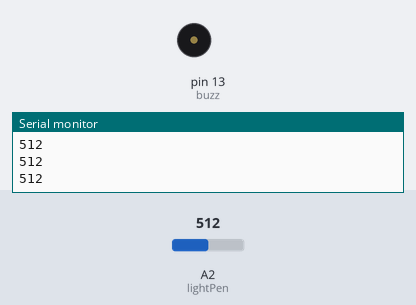
The sketch below on a simulated Arduino Uno, built with avr-gcc and run on an emulated ATmega328P. Shown: buzzer (waves = sounding, pin HIGH), the last lines printed to the serial monitor. The test bench sets the inputs (shaded band); at power-on: A2 (lightPen) = 512.

Above: at 1.2 s.
1.3 s: A2 (lightPen) set to 122
2.8 s: A2 (lightPen) set to 306
5.8 s: A2 (lightPen) set to 0
At 6.8 s:
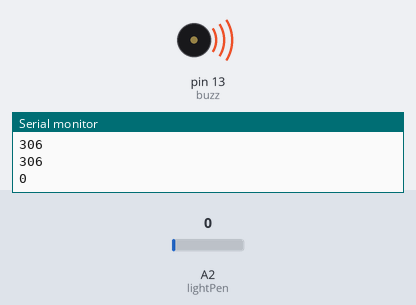
Timing chart, 0 to 8.8 s (numbered marks = the images above; inputs shaded):
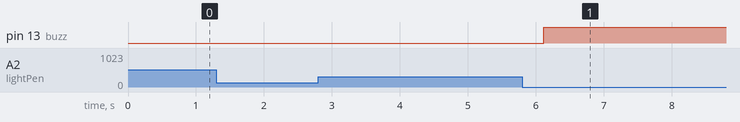

The sketch:

photoResistor_buzzer.ino
```cpp
int lightPen = A2;
int dv = 250;
int buzz = 13;


void setup() {
  // put your setup code here, to run once:
  pinMode(lightPen,INPUT);
  Serial.begin(9600);
  pinMode(buzz, OUTPUT);

}

void loop() {
  // put your main code here, to run repeatedly:
  int lightVal = analogRead(lightPen);
  Serial.println(lightVal);
  delay(dv);

  int buzzTime = (9./500.)*lightVal -(9.*200./500.)+1.;
  digitalWrite(buzz,HIGH);
  delay(buzzTime);
  digitalWrite(buzz,LOW);
  delay(buzzTime);

}
```

Measured:
- after the input at 5.8 s, pin 13 (buzz): LOW → HIGH after 0.32 s
